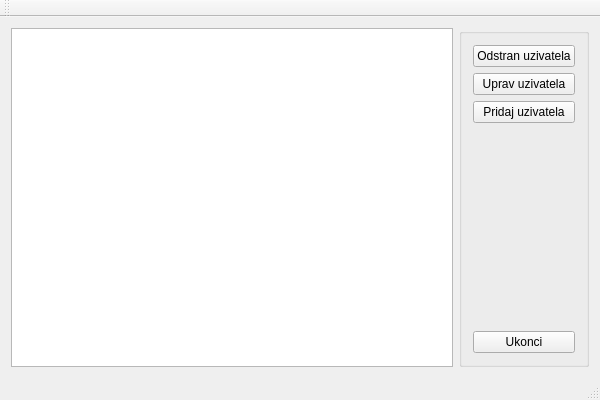
<?xml version="1.0" encoding="UTF-8"?>
<ui version="4.0">
 <class>sprava_uzivatelovClass</class>
 <widget class="QMainWindow" name="sprava_uzivatelovClass">
  <property name="geometry">
   <rect>
    <x>0</x>
    <y>0</y>
    <width>600</width>
    <height>400</height>
   </rect>
  </property>
  <property name="windowTitle">
   <string>sprava_uzivatelov</string>
  </property>
  <widget class="QWidget" name="centralWidget">
   <layout class="QHBoxLayout" name="horizontalLayout">
    <item>
     <widget class="QListWidget" name="zoz_uziv"/>
    </item>
    <item>
     <widget class="QGroupBox" name="groupBox">
      <property name="title">
       <string/>
      </property>
      <layout class="QVBoxLayout" name="verticalLayout">
       <item>
        <widget class="QPushButton" name="pushButton">
         <property name="text">
          <string>Odstran uzivatela</string>
         </property>
        </widget>
       </item>
       <item>
        <widget class="QPushButton" name="pushButton_4">
         <property name="text">
          <string>Uprav uzivatela</string>
         </property>
        </widget>
       </item>
       <item>
        <widget class="QPushButton" name="pridaj_uz">
         <property name="text">
          <string>Pridaj uzivatela</string>
         </property>
        </widget>
       </item>
       <item>
        <spacer name="verticalSpacer">
         <property name="orientation">
          <enum>Qt::Vertical</enum>
         </property>
         <property name="sizeHint" stdset="0">
          <size>
           <width>20</width>
           <height>40</height>
          </size>
         </property>
        </spacer>
       </item>
       <item>
        <widget class="QPushButton" name="ukonci">
         <property name="text">
          <string>Ukonci</string>
         </property>
        </widget>
       </item>
      </layout>
     </widget>
    </item>
   </layout>
  </widget>
  <widget class="QMenuBar" name="menuBar">
   <property name="geometry">
    <rect>
     <x>0</x>
     <y>0</y>
     <width>600</width>
     <height>30</height>
    </rect>
   </property>
  </widget>
  <widget class="QToolBar" name="mainToolBar">
   <attribute name="toolBarArea">
    <enum>TopToolBarArea</enum>
   </attribute>
   <attribute name="toolBarBreak">
    <bool>false</bool>
   </attribute>
  </widget>
  <widget class="QStatusBar" name="statusBar"/>
 </widget>
 <layoutdefault spacing="6" margin="11"/>
 <resources/>
 <connections/>
</ui>
